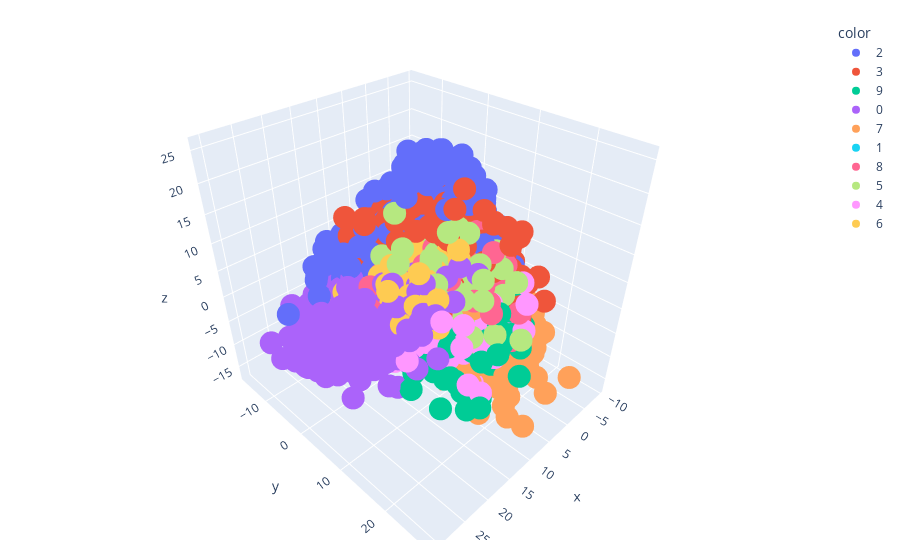

Notebook cell for this chart:
### Code cell
y_train_trans = y_train.astype(str)

fig = px.scatter_3d(x=X_train_trans[:,0], 
                     y=X_train_trans[:,1],
                     z=X_train_trans[:,2],
                    color=y_train_trans,
                )

fig.update_layout(margin=dict(l=20, r=20, t=20, b=20))

fig.show()

### Figure 1 — Plotly figure (JSON) as saved in the notebook; plotly's stock layout.template omitted (floating-point values rounded to 4 significant figures; data arrays with more than 128 entries replaced by an {"elided": "..."} marker saying what was removed)
{"data": [{"hovertemplate": "color=2<br>x=%{x}<br>y=%{y}<br>z=%{z}<extra></extra>", "legendgroup": "2", "marker": {"color": "#636efa", "symbol": "circle"}, "mode": "markers", "name": "2", "scene": "scene", "showlegend": true, "type": "scatter3d", "x": {"elided": "3348 float values"}, "y": {"elided": "3348 float values"}, "z": {"elided": "3348 float values"}}, {"hovertemplate": "color=3<br>x=%{x}<br>y=%{y}<br>z=%{z}<extra></extra>", "legendgroup": "3", "marker": {"color": "#EF553B", "symbol": "circle"}, "mode": "markers", "name": "3", "scene": "scene", "showlegend": true, "type": "scatter3d", "x": {"elided": "3487 float values"}, "y": {"elided": "3487 float values"}, "z": {"elided": "3487 float values"}}, {"hovertemplate": "color=9<br>x=%{x}<br>y=%{y}<br>z=%{z}<extra></extra>", "legendgroup": "9", "marker": {"color": "#00cc96", "symbol": "circle"}, "mode": "markers", "name": "9", "scene": "scene", "showlegend": true, "type": "scatter3d", "x": {"elided": "3354 float values"}, "y": {"elided": "3354 float values"}, "z": {"elided": "3354 float values"}}, {"hovertemplate": "color=0<br>x=%{x}<br>y=%{y}<br>z=%{z}<extra></extra>", "legendgroup": "0", "marker": {"color": "#ab63fa", "symbol": "circle"}, "mode": "markers", "name": "0", "scene": "scene", "showlegend": true, "type": "scatter3d", "x": {"elided": "3311 float values"}, "y": {"elided": "3311 float values"}, "z": {"elided": "3311 float values"}}, {"hovertemplate": "color=7<br>x=%{x}<br>y=%{y}<br>z=%{z}<extra></extra>", "legendgroup": "7", "marker": {"color": "#FFA15A", "symbol": "circle"}, "mode": "markers", "name": "7", "scene": "scene", "showlegend": true, "type": "scatter3d", "x": {"elided": "3528 float values"}, "y": {"elided": "3528 float values"}, "z": {"elided": "3528 float values"}}, {"hovertemplate": "color=1<br>x=%{x}<br>y=%{y}<br>z=%{z}<extra></extra>", "legendgroup": "1", "marker": {"color": "#19d3f3", "symbol": "circle"}, "mode": "markers", "name": "1", "scene": "scene", "showlegend": true, "type": "scatter3d", "x": {"elided": "3722 float values"}, "y": {"elided": "3722 float values"}, "z": {"elided": "3722 float values"}}, {"hovertemplate": "color=8<br>x=%{x}<br>y=%{y}<br>z=%{z}<extra></extra>", "legendgroup": "8", "marker": {"color": "#FF6692", "symbol": "circle"}, "mode": "markers", "name": "8", "scene": "scene", "showlegend": true, "type": "scatter3d", "x": {"elided": "3270 float values"}, "y": {"elided": "3270 float values"}, "z": {"elided": "3270 float values"}}, {"hovertemplate": "color=5<br>x=%{x}<br>y=%{y}<br>z=%{z}<extra></extra>", "legendgroup": "5", "marker": {"color": "#B6E880", "symbol": "circle"}, "mode": "markers", "name": "5", "scene": "scene", "showlegend": true, "type": "scatter3d", "x": {"elided": "3066 float values"}, "y": {"elided": "3066 float values"}, "z": {"elided": "3066 float values"}}, {"hovertemplate": "color=4<br>x=%{x}<br>y=%{y}<br>z=%{z}<extra></extra>", "legendgroup": "4", "marker": {"color": "#FF97FF", "symbol": "circle"}, "mode": "markers", "name": "4", "scene": "scene", "showlegend": true, "type": "scatter3d", "x": {"elided": "3216 float values"}, "y": {"elided": "3216 float values"}, "z": {"elided": "3216 float values"}}, {"hovertemplate": "color=6<br>x=%{x}<br>y=%{y}<br>z=%{z}<extra></extra>", "legendgroup": "6", "marker": {"color": "#FECB52", "symbol": "circle"}, "mode": "markers", "name": "6", "scene": "scene", "showlegend": true, "type": "scatter3d", "x": {"elided": "3298 float values"}, "y": {"elided": "3298 float values"}, "z": {"elided": "3298 float values"}}], "layout": {"legend": {"title": {"text": "color"}, "tracegroupgap": 0}, "margin": {"b": 20, "l": 20, "r": 20, "t": 20}, "scene": {"domain": {"x": [0, 1], "y": [0, 1]}, "xaxis": {"title": {"text": "x"}}, "yaxis": {"title": {"text": "y"}}, "zaxis": {"title": {"text": "z"}}}}}
